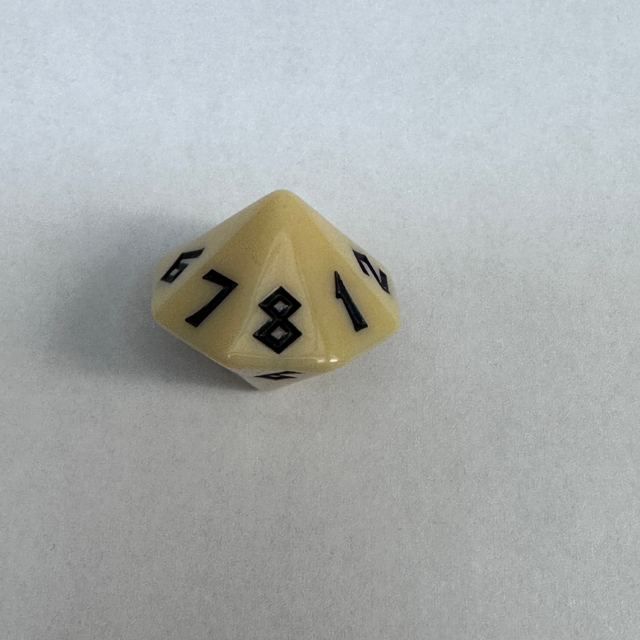
#> input picture Dice Images/16 sided.jpg, 1280 x 1280 px (shown at 1/2 size)
$ python -i detect_dice.py   (imports and definitions only)
#> lines starting #> are read from the running program, lines starting #| are printed output that depends on the picture; after the words box and inside, x2 and y2 are one past the last pixel; in counts of white or black regions, pixels touching at a corner belong together
#> further down, picture is the input picture: shape (1280, 1280, 3); mean B, G, R 171.6, 172.7, 169.1
"""
detect_dice.py
--------------
Detects individual dice in a camera frame using adaptive edge/threshold
detection — colour-independent so it works with ANY dice colour.

Strategy:
  1. Find the red NAF tray ROI (the tray IS always red — that's fine)
  2. Inside the tray, use adaptive thresholding + Canny edges to find
     square-ish blobs of die-face size, regardless of colour
  3. Split merged blobs (touching dice) using distance-transform peaks
  4. Return one DiceDetection per die, with a crop for the classifier

Works with any dice colour — black, cream, purple, blue, etc.

Usage:
    from detection.detect_dice import detect_dice, find_tray_roi
    roi  = find_tray_roi(frame)
    dice = detect_dice(frame, roi=roi)
"""

import cv2
import json
import os
import numpy as np
from dataclasses import dataclass
from typing import Literal


# Path to the calibrated ROI written by calibrate_tray_roi.py
_TRAY_ROI_PATH = os.path.join(
    os.path.dirname(os.path.dirname(os.path.abspath(__file__))),
    "tray_roi.json",
)


@dataclass
class DiceDetection:
    bbox:         tuple[int, int, int, int]  # (x, y, w, h) in original frame
    crop:         np.ndarray                  # BGR crop of the die
    colour_hint:  str                         # kept for API compat — always "unknown"
    shape_hint:   Literal["cube", "pyramid", "unknown"]


# ── Tunable parameters ─────────────────────────────────────────────────────────

# Die area in pixels (at current camera height)
MIN_AREA = 300
MAX_AREA = 4_000

# Minimum pixel side-length — real dice are at least 28px on a side
MIN_SIDE = 28

# Aspect ratio — dice faces are roughly square
MIN_ASPECT = 0.50
MAX_ASPECT = 2.00

# Squareness — max(w,h)/min(w,h). Corner brackets are very non-square.
MAX_SQUARENESS_RATIO = 1.65

# Edge exclusion band inside the ROI (pixels from each edge)
# Rejects tray rim, stitching, and corner brackets
EDGE_EXCLUSION_PX = 35

# Stability: frames dice must be still before "settled" is declared
SETTLE_FRAMES = 6
SETTLE_MOVE   = 12   # max centroid movement (px) — covers lighting-induced drift
SETTLE_COUNT_TOLERANCE = 2  # allow this many frames with different die count

# Watershed split: blobs larger than this trigger split attempt
SINGLE_DIE_MAX_AREA = 1_200   # lower threshold — split sooner
SPLIT_MIN_AREA      = 120

# Tray wall fraction: shrink each side of the detected tray bounding box
# by this fraction to land on the inner playing surface.
# 0.10 = remove 10% from each edge (20% total per axis)
TRAY_WALL_FRACTION = 0.07


# ── Red tray ROI detection ─────────────────────────────────────────────────────

# [133 lines left out: function find_tray_roi, not called in this run]


def crop_to_roi(frame, roi):
    x, y, w, h = roi
    return frame[y:y+h, x:x+w].copy(), (x, y)


# ── Colour-independent die mask ────────────────────────────────────────────────

def _mask_dice(frame: np.ndarray) -> np.ndarray:
    """
    Produce a binary mask of die-face regions — works for ANY die colour
    including dark/black dice on a red tray.

    Three detection paths combined:
      1. Adaptive threshold  — finds locally bright dice (cream, white, etc.)
      2. Canny edges         — finds all die outlines regardless of colour
      3. Dark-object mask    — specifically finds dark/black dice that are
                               darker than the red tray background (low V in HSV)
    """
    gray = cv2.cvtColor(frame, cv2.COLOR_BGR2GRAY)
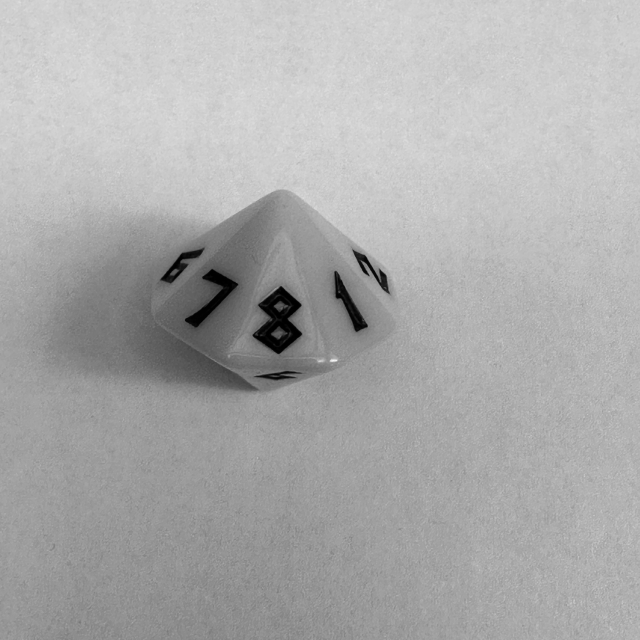
#> gray: shape (1280, 1280) (shown at 1/2 size); min 0, max 248, mean 171.5
    hsv  = cv2.cvtColor(frame, cv2.COLOR_BGR2HSV)
#> hsv: shape (1280, 1280, 3); mean H, S, V 71, 16.7, 176
    h_ch, s_ch, v_ch = cv2.split(hsv)
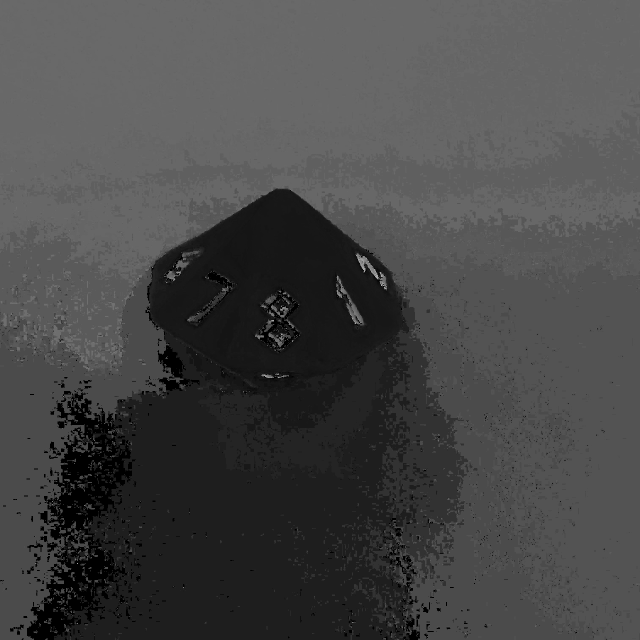
#> h_ch: shape (1280, 1280) (shown at 1/2 size); min 0, max 177, mean 71
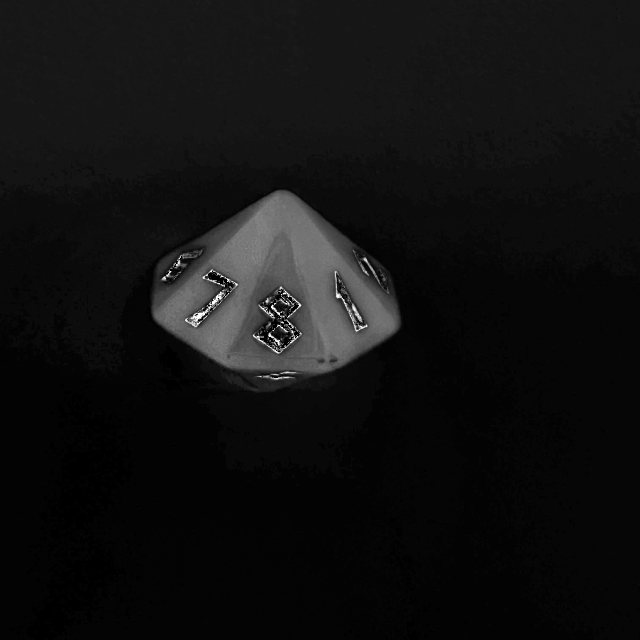
#> s_ch: shape (1280, 1280) (shown at 1/2 size); min 0, max 255, mean 16.7

    # ── Red tray mask (exclude from all paths) ────────────────────────────────
    red1 = cv2.inRange(hsv, np.array([0,   120, 60]),  np.array([10,  255, 255]))
#> red1: shape (1280, 1280); every value is 0
    red2 = cv2.inRange(hsv, np.array([160, 120, 60]),  np.array([180, 255, 255]))
    red  = cv2.bitwise_or(red1, red2)
    # Dilate red mask slightly so die edges touching the tray don't bleed in
    k_red = cv2.getStructuringElement(cv2.MORPH_ELLIPSE, (3, 3))
    red   = cv2.dilate(red, k_red, iterations=1)
    not_red = cv2.bitwise_not(red)
#> not_red: shape (1280, 1280); every value is 255

    # ── Path 1: adaptive threshold (finds light/cream dice) ──────────────────
    adapt = cv2.adaptiveThreshold(
        gray, 255,
        cv2.ADAPTIVE_THRESH_GAUSSIAN_C,
        cv2.THRESH_BINARY,
        blockSize=31, C=4
    )
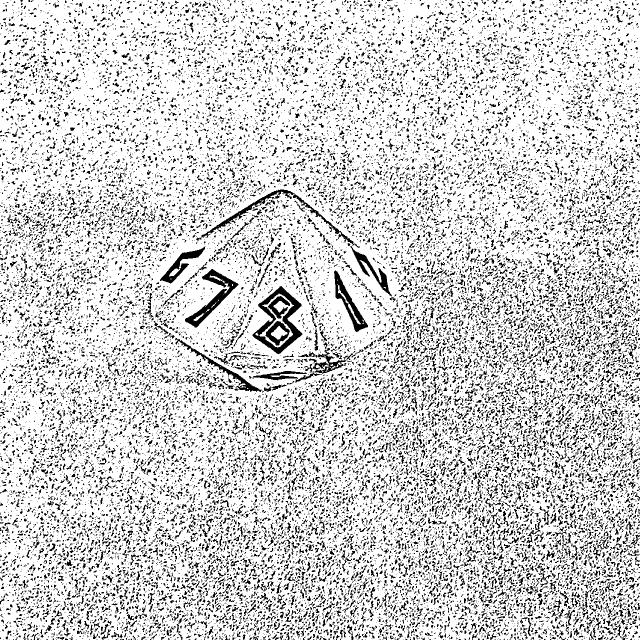
#> adapt: shape (1280, 1280) (shown at 1/2 size); 81.8% white; black in thin lines or dots
    adapt = cv2.bitwise_and(adapt, not_red)

    # ── Path 2: Canny edges → dilate (finds all die outlines) ────────────────
    blurred = cv2.GaussianBlur(gray, (3, 3), 0)
    edges   = cv2.Canny(blurred, 30, 100)
#> edges: shape (1280, 1280); 0.53% white in thin lines or dots, all inside (x1, y1, x2, y2) = (97, 378, 1278, 1268)
    k_edge  = cv2.getStructuringElement(cv2.MORPH_RECT, (3, 3))
    edges_d = cv2.dilate(edges, k_edge, iterations=2)
#> edges_d: shape (1280, 1280); 2.5% white; 72 white regions, largest, box (x1, y1, x2, y2) and area: (379, 376, 785, 594) 5803, (503, 570, 606, 710) 5685, (666, 540, 738, 666) 2980
    edges_d = cv2.bitwise_and(edges_d, not_red)

    # ── Path 3: dark-object mask (finds black/dark dice on red tray) ─────────
    # Black dice have V < 90 — distinct dark islands on the brighter red tray.
    # The die face has light-coloured symbols (pips, logo) that break it into
    # a ring/donut shape. We use a large closing kernel then flood-fill the
    # interior holes to get a solid blob for the whole die face.
    dark_mask = cv2.threshold(v_ch, 90, 255, cv2.THRESH_BINARY_INV)[1]
#> dark_mask: shape (1280, 1280); 1.7% white; 55 white regions (47 under 20 px), largest, box (x1, y1, x2, y2) and area: (505, 572, 605, 709) 7779, (321, 658, 515, 780) 6927, (369, 537, 477, 667) 5921
    # Remove strongly red pixels
    dark_mask = cv2.bitwise_and(dark_mask, not_red)
    # Large close to bridge across the light symbols on the die face
    k_dark = cv2.getStructuringElement(cv2.MORPH_ELLIPSE, (19, 19))
    dark_mask = cv2.morphologyEx(dark_mask, cv2.MORPH_CLOSE, k_dark)
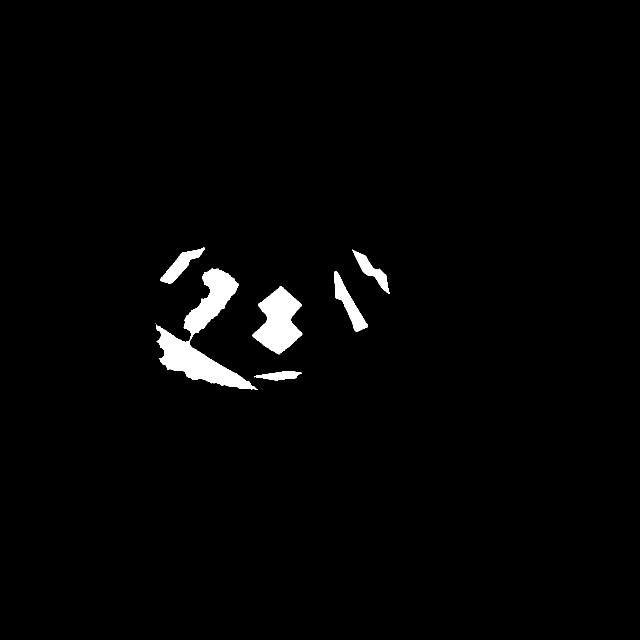
#> dark_mask: shape (1280, 1280) (shown at 1/2 size); 1.9% white; 7 white regions (1 under 20 px), largest, box (x1, y1, x2, y2) and area: (312, 537, 515, 780) 15302, (505, 572, 605, 709) 7960, (669, 542, 736, 664) 2618, (320, 495, 409, 568) 2171, (705, 499, 779, 588) 1808, (508, 742, 604, 761) 1061
    # Flood-fill interior holes — turns donuts into solid discs
    dark_filled = dark_mask.copy()
    fh_d, fw_d = dark_filled.shape
    flood_mask = np.zeros((fh_d + 2, fw_d + 2), np.uint8)
    cv2.floodFill(dark_filled, flood_mask, (0, 0), 255)
    dark_filled = cv2.bitwise_not(dark_filled)
    dark_mask = cv2.bitwise_or(dark_mask, dark_filled)
    # Remove tiny noise blobs
    k_open = cv2.getStructuringElement(cv2.MORPH_ELLIPSE, (7, 7))
    dark_mask = cv2.morphologyEx(dark_mask, cv2.MORPH_OPEN, k_open)
#> dark_mask: shape (1280, 1280); 1.9% white; 7 white regions, largest, box (x1, y1, x2, y2) and area: (313, 652, 508, 779) 8737, (505, 573, 604, 709) 7943, (368, 537, 477, 669) 6393

    # ── Combine all three paths ───────────────────────────────────────────────
    combined = cv2.bitwise_or(adapt, edges_d)
#> combined: shape (1280, 1280); 82.8% white; black in thin lines or dots
    combined = cv2.bitwise_or(combined, dark_mask)
#> combined: shape (1280, 1280); 83.2% white; black in thin lines or dots

    # ── Morphological closing to fill die face interiors ─────────────────────
    k_close = cv2.getStructuringElement(cv2.MORPH_ELLIPSE, (3, 3))
    k_open2 = cv2.getStructuringElement(cv2.MORPH_RECT,    (2, 2))
    combined = cv2.morphologyEx(combined, cv2.MORPH_CLOSE, k_close)
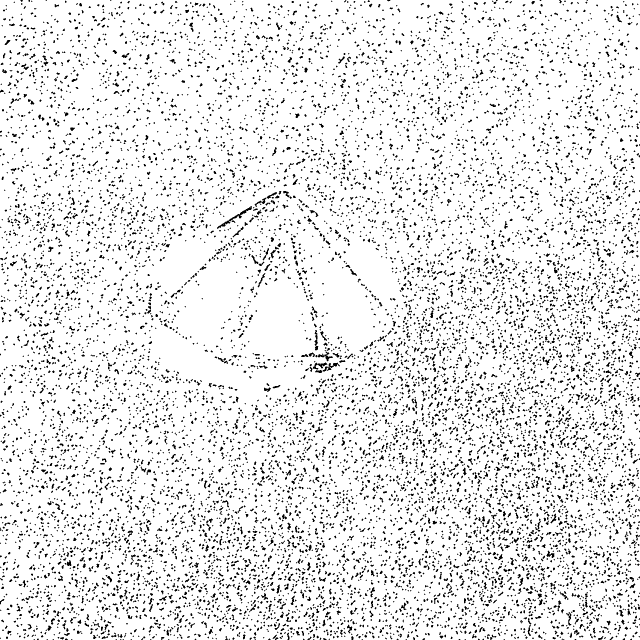
#> combined: shape (1280, 1280) (shown at 1/2 size); 91.1% white; black in thin lines or dots
    combined = cv2.morphologyEx(combined, cv2.MORPH_OPEN,  k_open2)
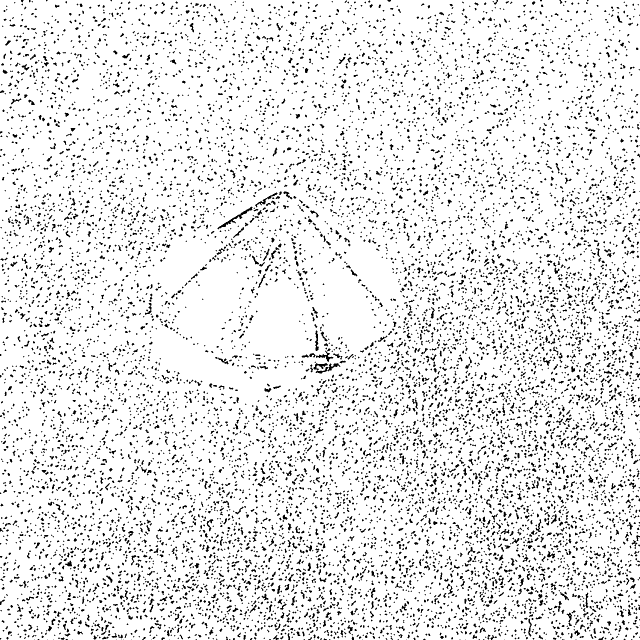
#> combined: shape (1280, 1280) (shown at 1/2 size); 90.8% white; black in thin lines or dots

    return combined


# ── Shape hint ─────────────────────────────────────────────────────────────────

# [218 lines left out: functions _shape_hint, _split_blob, _contours_to_detections, detect_dice, _suppress_overlaps, not called in this run]


# ── Stability tracker ──────────────────────────────────────────────────────────

class DiceStabilityTracker:
    """
    Tracks whether dice have stopped moving.

    Key improvements over naive index-based tracking:
    - Matches centroids by proximity across frames (not by sort order)
      so reordering detections doesn't look like movement
    - Allows SETTLE_COUNT_TOLERANCE noisy frames before resetting
    - Uses a running "anchor" set of positions — once a die is seen
      in roughly the same spot for several frames, it's considered still
    """

    def __init__(self):
        self._history: list[list[tuple[int, int]]] = []

    # [90 lines left out: functions _match_centroids, update, not called in this run]

    def reset(self):
        self._history.clear()


# [11 lines left out: function draw_detections, not called in this run]

>>> import cv2
>>> picture = cv2.imread('../../Dice Images/16 sided.jpg')
>>> result = _mask_dice(picture)
